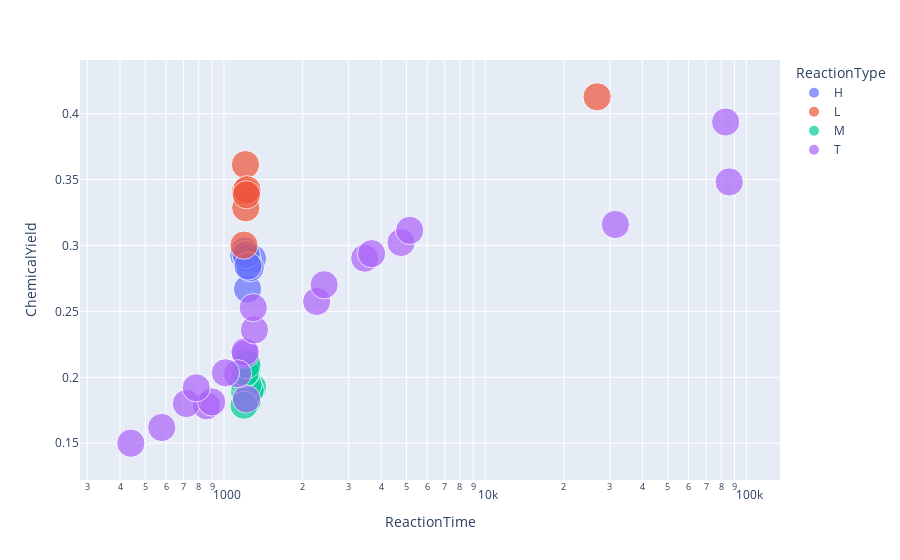

The cell this chart's notebook holds for it:
### Code cell
fig=px.scatter(data_frame=info, x='ReactionTime', y='ChemicalYield', color='ReactionType', size='MetalToLinkerRatio', hover_data=info.keys(), log_x=True)
fig.show()

### Figure 1 — Plotly figure (JSON) as saved in the notebook; plotly's stock layout.template omitted (floating-point values rounded to 4 significant figures; data arrays with more than 128 entries replaced by an {"elided": "..."} marker saying what was removed)
{"data": [{"customdata": [["H002", "AutoMOFs05", 15, 0.1327, 0.007145, "H"], ["H003", "AutoMOFs05", 15, 0.1327, 0.007145, "H"], ["H004", "AutoMOFs05", 15, 0.1327, 0.007145, "H"], ["H005", "AutoMOFs05", 15, 0.1327, 0.007145, "H"], ["H006", "AutoMOFs05", 15, 0.1327, 0.007145, "H"], ["H007", "AutoMOFs05", 15, 0.1327, 0.007145, "H"], ["H008", "AutoMOFs05", 15, 0.1327, 0.007145, "H"], ["H009", "AutoMOFs05", 15, 0.1327, 0.007145, "H"], ["H010", "AutoMOFs05", 15, 0.1327, 0.007145, "H"]], "hovertemplate": "ReactionType=%{customdata[5]}<br>ReactionTime=%{x}<br>ChemicalYield=%{y}<br>MetalToLinkerRatio=%{customdata[3]}<br>SampleID=%{customdata[0]}<br>ExperimentID=%{customdata[1]}<br>InjectionSpeed=%{customdata[2]}<br>MetalToMethanolRatio=%{customdata[4]}<extra></extra>", "legendgroup": "H", "marker": {"color": "#636efa", "size": [0.1327, 0.1327, 0.1327, 0.1327, 0.1327, 0.1327, 0.1327, 0.1327, 0.1327], "sizemode": "area", "sizeref": 0.0003318, "symbol": "circle"}, "mode": "markers", "name": "H", "orientation": "v", "showlegend": true, "type": "scatter", "x": [1231, 1200, 1231, 1191, 1286, 1225, 1260, 1216, 1236], "xaxis": "x", "y": [0.267, 0.2958, 0.2921, 0.2923, 0.2901, 0.2903, 0.2831, 0.2931, 0.2844], "yaxis": "y"}, {"customdata": [["L001", "AutoMOFs05", 1, 0.1327, 0.006667, "L"], ["L002", "AutoMOFs05", 2, 0.1327, 0.006667, "L"], ["L003", "AutoMOFs05", 5, 0.1327, 0.006667, "L"], ["L004", "AutoMOFs05", 10, 0.1327, 0.006667, "L"], ["L005", "AutoMOFs05", 15, 0.1327, 0.006667, "L"], ["L006", "AutoMOFs05", 10, 0.1327, 0.006667, "L"], ["L007", "AutoMOFs05", 10, 0.1327, 0.006667, "L"]], "hovertemplate": "ReactionType=%{customdata[5]}<br>ReactionTime=%{x}<br>ChemicalYield=%{y}<br>MetalToLinkerRatio=%{customdata[3]}<br>SampleID=%{customdata[0]}<br>ExperimentID=%{customdata[1]}<br>InjectionSpeed=%{customdata[2]}<br>MetalToMethanolRatio=%{customdata[4]}<extra></extra>", "legendgroup": "L", "marker": {"color": "#EF553B", "size": [0.1327, 0.1327, 0.1327, 0.1327, 0.1327, 0.1327, 0.1327], "sizemode": "area", "sizeref": 0.0003318, "symbol": "circle"}, "mode": "markers", "name": "L", "orientation": "v", "showlegend": true, "type": "scatter", "x": [1193, 1212, 1208, 1208, 1225, 1219, 26807], "xaxis": "x", "y": [0.3003, 0.3286, 0.341, 0.3614, 0.3422, 0.3385, 0.4128], "yaxis": "y"}, {"customdata": [["M001", "AutoMOFs05", 15, 0.1327, 0.007145, "M"], ["M002", "AutoMOFs05", 15, 0.1327, 0.007145, "M"], ["M003", "AutoMOFs05", 15, 0.1327, 0.007145, "M"], ["M004", "AutoMOFs05", 15, 0.1327, 0.007145, "M"], ["M005", "AutoMOFs05", 15, 0.1327, 0.007145, "M"], ["M006", "AutoMOFs05", 15, 0.1327, 0.007145, "M"], ["M007", "AutoMOFs05", 15, 0.1327, 0.007145, "M"], ["M008", "AutoMOFs05", 15, 0.1327, 0.007145, "M"], ["M009", "AutoMOFs05", 15, 0.1327, 0.007145, "M"], ["M010", "AutoMOFs05", 15, 0.1327, 0.007145, "M"], ["M011", "AutoMOFs05", 1, 0.1327, 0.007145, "M"], ["M012", "AutoMOFs05", 2, 0.1327, 0.007145, "M"], ["M013", "AutoMOFs05", 5, 0.1327, 0.007145, "M"], ["M014", "AutoMOFs05", 10, 0.1327, 0.007145, "M"], ["M015", "AutoMOFs05", 15, 0.1327, 0.007145, "M"]], "hovertemplate": "ReactionType=%{customdata[5]}<br>ReactionTime=%{x}<br>ChemicalYield=%{y}<br>MetalToLinkerRatio=%{customdata[3]}<br>SampleID=%{customdata[0]}<br>ExperimentID=%{customdata[1]}<br>InjectionSpeed=%{customdata[2]}<br>MetalToMethanolRatio=%{customdata[4]}<extra></extra>", "legendgroup": "M", "marker": {"color": "#00cc96", "size": [0.1327, 0.1327, 0.1327, 0.1327, 0.1327, 0.1327, 0.1327, 0.1327, 0.1327, 0.1327, 0.1327, 0.1327, 0.1327, 0.1327, 0.1327], "sizemode": "area", "sizeref": 0.0003318, "symbol": "circle"}, "mode": "markers", "name": "M", "orientation": "v", "showlegend": true, "type": "scatter", "x": [1233, 1231, 1200, 1231, 1191, 1286, 1225, 1260, 1216, 1236, 1193, 1212, 1208, 1208, 1225], "xaxis": "x", "y": [0.1853, 0.1823, 0.1888, 0.2024, 0.1965, 0.1927, 0.1999, 0.19, 0.1997, 0.1947, 0.1788, 0.2109, 0.2027, 0.2037, 0.2096], "yaxis": "y"}, {"customdata": {"elided": "22x6 mixed values"}, "hovertemplate": "ReactionType=%{customdata[5]}<br>ReactionTime=%{x}<br>ChemicalYield=%{y}<br>MetalToLinkerRatio=%{customdata[3]}<br>SampleID=%{customdata[0]}<br>ExperimentID=%{customdata[1]}<br>InjectionSpeed=%{customdata[2]}<br>MetalToMethanolRatio=%{customdata[4]}<extra></extra>", "legendgroup": "T", "marker": {"color": "#ab63fa", "size": [0.1327, 0.1327, 0.1327, 0.1327, 0.1327, 0.1327, 0.1327, 0.1327, 0.1327, 0.1327, 0.1327, 0.1327, 0.1327, 0.1327, 0.1327, 0.1327, 0.1327, 0.1327, 0.1327, 0.1327, 0.1327, 0.1327], "sizemode": "area", "sizeref": 0.0003318, "symbol": "circle"}, "mode": "markers", "name": "T", "orientation": "v", "showlegend": true, "type": "scatter", "x": [31482, 1219, 1209, 1204, 1308, 1294, 858, 718, 578, 440, 1128, 1013, 898, 783, 2264, 3458, 4763, 85855, 2418, 3673, 5138, 83232], "xaxis": "x", "y": [0.3159, 0.1835, 0.2176, 0.2193, 0.2359, 0.2528, 0.1783, 0.1801, 0.1619, 0.15, 0.2027, 0.2034, 0.1813, 0.192, 0.2576, 0.2903, 0.3023, 0.3482, 0.2702, 0.2938, 0.3115, 0.3937], "yaxis": "y"}], "layout": {"legend": {"itemsizing": "constant", "title": {"text": "ReactionType"}, "tracegroupgap": 0}, "margin": {"t": 60}, "xaxis": {"anchor": "y", "domain": [0, 1], "title": {"text": "ReactionTime"}, "type": "log"}, "yaxis": {"anchor": "x", "domain": [0, 1], "title": {"text": "ChemicalYield"}}}}
